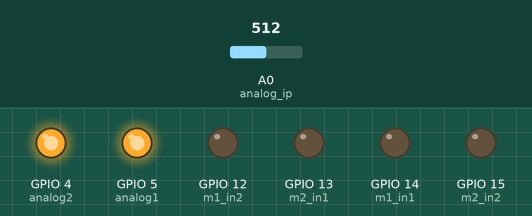
Simulated run of this sketch. Board: ESP8266 (NodeMCU). Shown: output pins drawn as LEDs (lit = HIGH). Inputs (shaded band) come from the test bench; at power-on: A0 (analog_ip) = 512. WiFi joins after 1.5 s; servers stay silent unless stated; what the sketch prints to the serial monitor is not drawn.

Above: at 5.7 s.
5.8 s: A0 (analog_ip) set to 122
At 6.7 s:
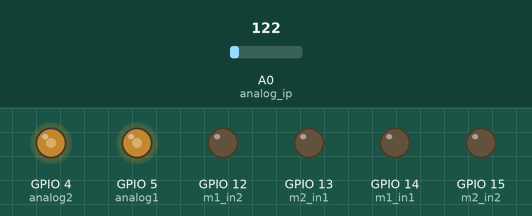
7.5 s: A0 (analog_ip) set to 306
At 8.6 s:
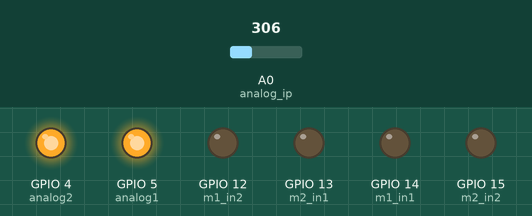
Timing chart, 0 to 10.5 s (numbered marks = the images above; inputs shaded):
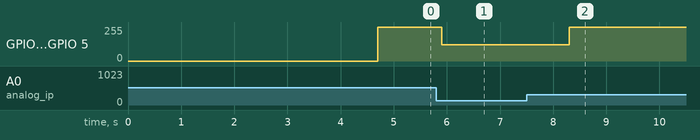

The sketch:

node_mcu_code.ino
```cpp
// change your ssid and password accordingly

#include <ESP8266WiFi.h>

#include <ESP8266HTTPClient.h>
const int analog_ip = A0;
int inputVal  = 0;
int analog1=5;
int m1_in1=14;
int m1_in2=12;
int analog2=4;
int m2_in1=13;
int m2_in2=15;
String me;
String  httpurl;
String  TheHiddenAnswerOfClient;
HTTPClient http;

String gettheAnswer(String IPcache, String monmessagecache) {
httpurl = "http://";
httpurl+=IPcache;
httpurl+="/";
httpurl+=monmessagecache;
http.begin(httpurl);
http.GET();
TheHiddenAnswerOfClient = (http.getString());
http.end();
return TheHiddenAnswerOfClient;
}

void setup()
{
  pinMode(analog1,OUTPUT);
  pinMode(m1_in1,OUTPUT);
  pinMode(m1_in2,OUTPUT);
  pinMode(analog2,OUTPUT);
  pinMode(m2_in1,OUTPUT);
  pinMode(m2_in2,OUTPUT);

  Serial.begin(9600);
  WiFi.disconnect();
  delay(3000);
  Serial.println("START");
   WiFi.begin("OnePlus6","system123");
  while ((!(WiFi.status() == WL_CONNECTED))){
    delay(300);
    Serial.print("..");

  }
  Serial.println("Connected");
  Serial.println("Your IP is");
  Serial.println((WiFi.localIP().toString()));


//16,5,4,0,2
}


void loop()
{
 me=gettheAnswer("192.168.43.69:8080","mystatusis");
 inputVal = analogRead(analog_ip);
 if(me[0]=='0')
 {
  Serial.println("None");
  analogWrite(analog1,inputVal);
  digitalWrite(m1_in1,LOW);
  digitalWrite(m1_in2,LOW);
  analogWrite(analog2,inputVal);
  digitalWrite(m2_in1,LOW);
  digitalWrite(m2_in2,LOW);
  delay(1000);
 }
 else if(me[0]=='1')
 {
  Serial.println("Right");
  analogWrite(analog1,inputVal);
  digitalWrite(m1_in1,LOW);
  digitalWrite(m1_in2,HIGH);
  analogWrite(analog2,inputVal);
  digitalWrite(m2_in1,HIGH);
  digitalWrite(m2_in2,LOW);
  delay(1000);
 }

 else if(me[0]=='2')
 {
  Serial.println("Center");
  analogWrite(analog1,inputVal);
  digitalWrite(m1_in1,HIGH);
  digitalWrite(m1_in2,LOW);
  analogWrite(analog2,inputVal);
  digitalWrite(m2_in1,HIGH);
  digitalWrite(m2_in2,LOW);
  delay(1000);
 }
 else if(me[0]=='3')
 {
  Serial.println("Left");
  analogWrite(analog1,inputVal);
  digitalWrite(m1_in1,HIGH);
  digitalWrite(m1_in2,LOW);
  analogWrite(analog2,inputVal);
  digitalWrite(m2_in1,LOW);
  digitalWrite(m2_in2,HIGH);
  delay(1000);
 }
  else
 {
  Serial.println("Stopped");
  analogWrite(analog1,inputVal);
  digitalWrite(m1_in1,LOW);
  digitalWrite(m1_in2,LOW);
  analogWrite(analog2,inputVal);
  digitalWrite(m2_in1,LOW);
  digitalWrite(m2_in2,LOW);
  delay(1000);
 }
}
```

Measured:
- after the input at 5.8 s, GPIO 4 (analog2), GPIO 5 (analog1): 255/255 → 122/255 after 0.10 s
- after the input at 7.5 s, GPIO 4 (analog2), GPIO 5 (analog1): 122/255 → 255/255 after 0.80 s
